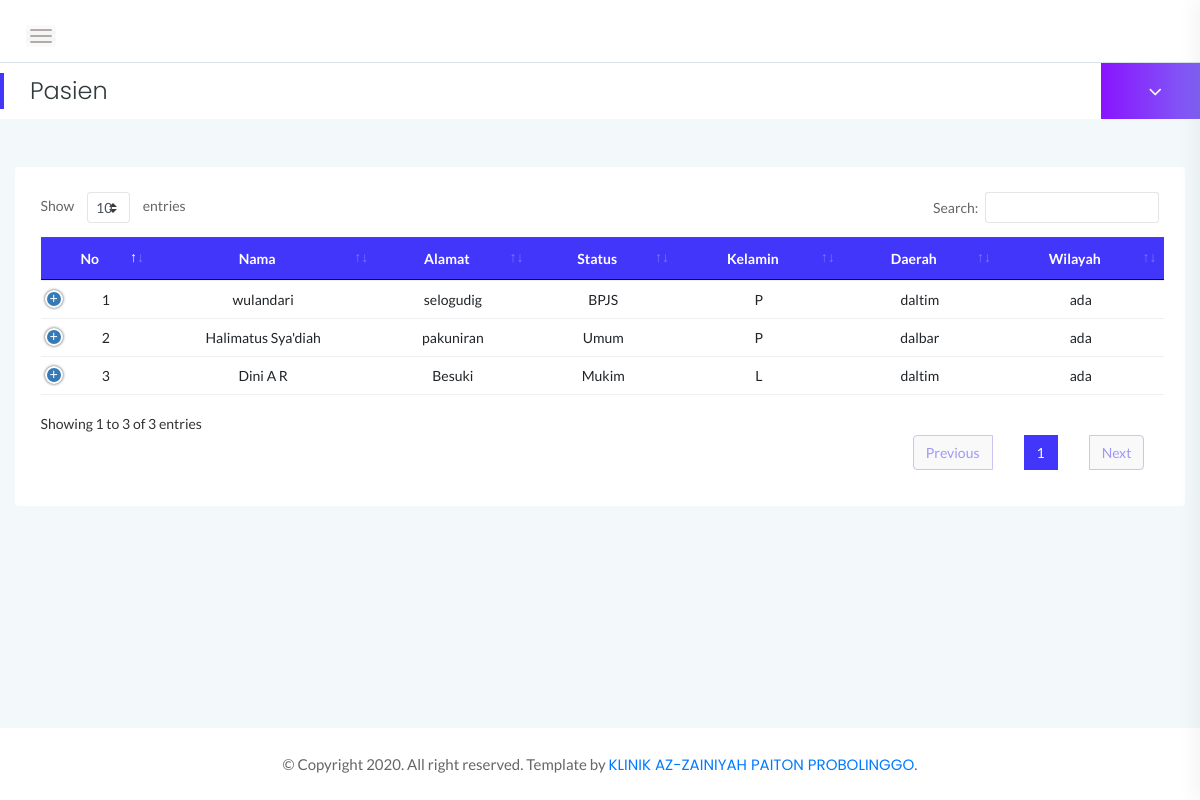
Page /index.php/c_pasien2 on the committed database.
### tables this page shows
CREATE TABLE `tb_pasien` (
  `id_pasien` int(11) NOT NULL,
  `nama` varchar(30) NOT NULL,
  `alamat` varchar(30) NOT NULL,
  `usia` varchar(2) NOT NULL,
  `kelamin` varchar(1) NOT NULL,
  `gol_darah` varchar(3) NOT NULL,
  `daerah` varchar(30) NOT NULL,
  `wilayah` varchar(20) NOT NULL,
  `pendidikan` varchar(20) NOT NULL,
  `nis_nik` varchar(200) NOT NULL,
  `status` varchar(200) NOT NULL
);

### application/controllers/C_pasien2.php (called while the page is built, shortened)
<?php
class C_pasien2 extends CI_Controller {
    public function __construct() {
        $this->load->model('M_pasien2');
        $this->load->helper('url');
    }
    public function index() {
        $data['judul1'] = 'Pasien';
        $data['judul2'] = '';
        $data['pasien'] = $this->M_pasien2->semua_data();
        $data['contents'] = 'app_poli/pasien/v_index';
        $this->load->view('app_poli/v_template_poli', $data);
    }
}

### index.php (called while the page is built, shortened)
<?php
require_once BASEPATH.'core/CodeIgniter.php';

### application/models/M_pasien2.php (called while the page is built, shortened)
<?php
class M_pasien2 extends CI_Model {
    public function semua_data() {
        return $this->db->order_by('nama', 'DESC')
                        ->get('tb_pasien')
                        ->result();
    }
}
?>

### application/views/app_poli/pasien/v_index.php (the view, shortened to what this page needs)
<div class="main-content-inner">
    <div class="row">
        <div class="col-12 mt-5">
            <div class="card">
                <div class="card-body">
                    <div class="data-tables datatable-primary">
                        <table id="dataTable2" class="text-center">
                            <thead class="text-capitalize">
                                    <th>No</th>
                                    <th>Nama</th>
                                    <th>Alamat</th>
                                    <th>Status</th>
                                    <th>Kelamin</th>
                                    <th>Daerah</th>
                                    <th>Wilayah</th>
                            </thead>
                            <tbody>
                                <?php
                                $no = 1;
                                foreach ($pasien as $b) {
                                    ?>
                                    <tr>
                                        <td><?= $no ?></td>
                                        <td><?= $b->nama ?></td>
                                        <td><?= $b->alamat ?></td>
                                        <td><?= $b->status ?></td>
                                        <td><?= $b->kelamin ?></td>
                                        <td><?= $b->daerah ?></td>
                                        <td><?= $b->wilayah ?></td>
                                    </tr>
                                    <?php
                                    $no++;
                                }
                                ?>
                            </tbody>
                        </table>
                    </div>
                </div>
            </div>
        </div>
    </div>
</div>

### application/views/app_poli/v_template_poli.php (shortened to what this page needs)
<!doctype html>
<html class="no-js" lang="en">
    <head>
        <link rel="stylesheet" href="<?php echo base_url() ?>assets/css/bootstrap.min.css">
        <link rel="stylesheet" href="<?php echo base_url() ?>assets/css/font-awesome.min.css">
        <link rel="stylesheet" href="<?php echo base_url() ?>assets/css/themify-icons.css">
        <link rel="stylesheet" href="<?php echo base_url() ?>assets/css/metisMenu.css">
        <link rel="stylesheet" href="<?php echo base_url() ?>assets/css/owl.carousel.min.css">
        <link rel="stylesheet" href="<?php echo base_url() ?>assets/css/slicknav.min.css">
        <link rel="stylesheet" href="<?php echo base_url() ?>assets/css/export.css" type="text/css" media="all" />
        <link rel="stylesheet" type="text/css" href="<?php echo base_url() ?>assets/css/jquery.dataTables.css">
        <link rel="stylesheet" type="text/css" href="<?php echo base_url() ?>assets/css/dataTables.bootstrap4.min.css">
        <link rel="stylesheet" type="text/css" href="<?php echo base_url() ?>assets/css/responsive.bootstrap.min.css">
        <link rel="stylesheet" type="text/css" href="<?php echo base_url() ?>assets/css/responsive.jqueryui.min.css">
        <link rel="stylesheet" href="<?php echo base_url() ?>assets/css/typography.css">
        <link rel="stylesheet" href="<?php echo base_url() ?>assets/css/default-css.css">
        <link rel="stylesheet" href="<?php echo base_url() ?>assets/css/styles.css">
        <link rel="stylesheet" href="<?php echo base_url() ?>assets/css/responsive.css">
        <link rel="stylesheet" href="<?php echo base_url() ?>assets/css/datatables.min.css">
        <link rel="stylesheet" href="<?php echo base_url() ?>assets/css/dataTables.bootstrap4.css">
    </head>
    <body>
        <div class="page-container">
            <div class="main-content">
                <div class="header-area">
                    <div class="row align-items-center">
                        <div class="col-md-6 col-sm-8 clearfix">
                            <div class="nav-btn pull-left">
                                <span></span>
                                <span></span>
                                <span></span>
                            </div>
                            </div>
                    </div>
                </div>
                <div class="page-title-area">
                    <div class="row align-items-center">
                        <div class="col-sm-6">
                            <div class="breadcrumbs-area clearfix">
                                <h4 class="page-title pull-left"><?= $judul1 ?></h4>
                            </div>
                        </div>
                        <div class="col-sm-6 clearfix">
                            <div class="user-profile pull-right">
                                <h4 class="user-name dropdown-toggle" data-toggle="dropdown"><?= $this->session->userdata('nama') ?> <i class="fa fa-angle-down"></i></h4>
                            </div>
                        </div>
                    </div>
                </div>
                <?php $this->load->view($contents) ?>
            </div>
            <footer>
                <div class="footer-area">
                    <p>© Copyright 2020. All right reserved. Template by <a href="#">KLINIK AZ-ZAINIYAH PAITON PROBOLINGGO</a>.</p>
                </div>
            </footer>
        </div>
    </body>
</html>

### assets/css/styles.css (style rules this page uses)
.page-container { width: 100%; height: 100%; min-height: 100vh; padding-left: 280px; -webkit-transition: padding-left 0.3s ease 0s; transition: padding-left 0.3s ease 0s; }
.card { border: none; border-radius: 4px; background-color: #fff; -webkit-transition: all 0.3s ease 0s; transition: all 0.3s ease 0s; }
.card-body { padding: 25.6px; padding: 1.6rem; }
.main-content { width: 100%; background: #F3F8FB; }
.main-content-inner { padding: 0 30px 50px; }
.header-area { padding: 15px 30px; background: #fff; border-bottom: 1px solid #d8e3e7; }
.nav-btn { margin-right: 30px; margin-top: 10px; cursor: pointer; }
.nav-btn span { display: block; width: 22px; height: 2px; background: #b3aaaa; margin: 4px 0; border-radius: 15px; -webkit-transition: all 0.3s ease 0s; transition: all 0.3s ease 0s; box-shadow: 0 0 0 4px rgba(99, 96, 96, 0.03); }
.page-title-area { padding: 0 30px; background: #fff; position: relative; }
.page-title-area:before { content: ''; position: absolute; left: 0; top: 50%; width: 4px; height: 36px; background: var(--primary-color); -webkit-transform: translateY(-50%); transform: translateY(-50%); }
.page-title { font-size: 24px; font-weight: 300; color: #313b3d; letter-spacing: 0; margin-right: 30px; }
.user-profile { margin-right: -30px; display: -webkit-box; display: -ms-flexbox; display: flex; -webkit-box-align: center; -ms-flex-align: center; align-items: center; -ms-flex-wrap: wrap; flex-wrap: wrap; background: -webkit-linear-gradient(left, #8914fe 0%, #8063f5 100%); background: linear-gradient(to right, #8914fe 0%, #8063f5 100%); padding: 17px 38px; position: relative; }
.user-name { font-size: 17px; font-weight: 500; color: #fff; letter-spacing: 0; cursor: pointer; -webkit-user-select: none; -moz-user-select: none; -ms-user-select: none; user-select: none; }
.user-name i { margin-left: 10px; font-size: 21px; vertical-align: middle; position: relative; }
.notification-area .dropdown-toggle, .user-name.dropdown-toggle { position: relative; }
.notification-area .dropdown-toggle:after, .user-name.dropdown-toggle:after { display: none; }
.footer-area { text-align: center; padding: 23px 0 19px; background: #fff; }
.footer-area p { color: #676666; margin-bottom: 0; }
table tr th { border-bottom: none; }
table tr th, table tr td { border-top: 1px solid rgba(120, 130, 140, 0.13) !important; }
.datatable-primary thead { background: #4336fb; color: #fff; }
table.dataTable.no-footer { border-bottom: 1px solid rgba(120, 130, 140, 0.13) !important; }
table.dataTable thead th, table.dataTable thead td { border-bottom-color: transparent; }

### rows in the picture
tb_pasien: nama "wulandari", alamat "selogudig", status "BPJS", kelamin "P", daerah "daltim", wilayah "ada"
tb_pasien: nama "Halimatus Sya'diah", alamat "pakuniran", status "Umum", kelamin "P", daerah "dalbar", wilayah "ada"
tb_pasien: nama "Dini A R", alamat "Besuki", status "Mukim", kelamin "L", daerah "daltim", wilayah "ada"

### other values in the picture
$judul1 "Pasien"
